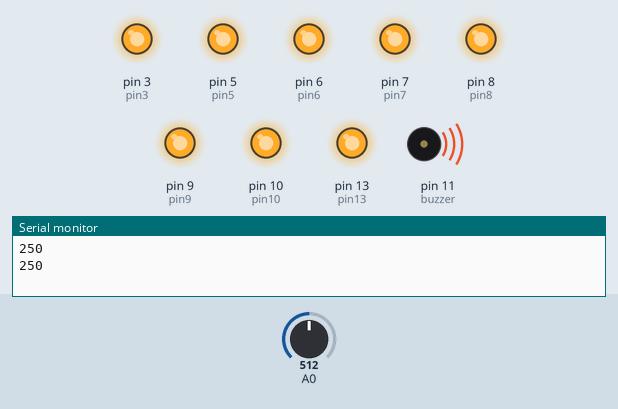
Recording of a sketch running on a simulated Arduino Uno, built with avr-gcc and run on an emulated ATmega328P. Parts: output pins drawn as LEDs (lit = HIGH), buzzer (waves = sounding), the last lines printed to the serial monitor. The test bench sets the inputs (shaded band); at power-on: A0 = 512.

Above: at 1.8 s.
1.9 s: A0 set to 119
4.2 s: A0 set to 112
At 6.9 s:
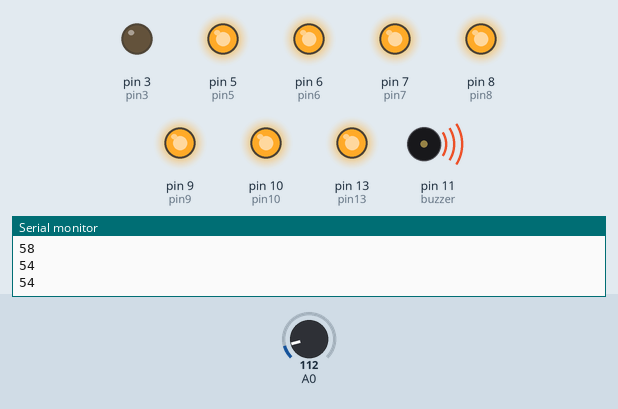
7.5 s: A0 set to 45
At 11.2 s:
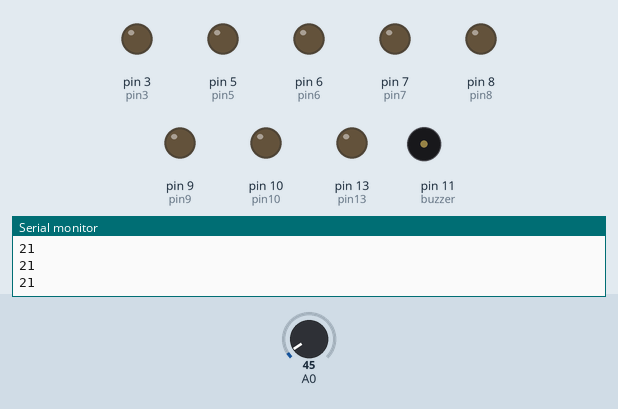
11.5 s: A0 set to 52
At 13.5 s:
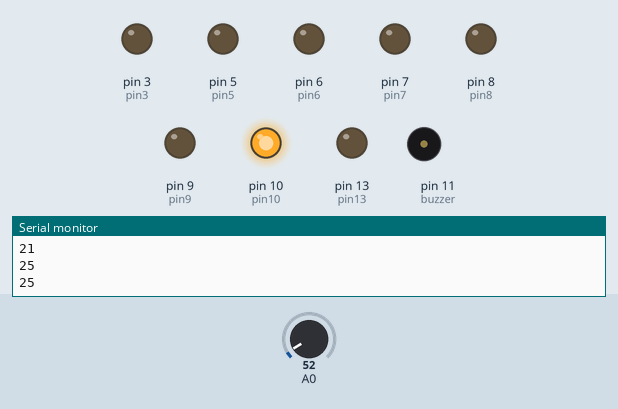
14.5 s: A0 set to 35
At 17.1 s:
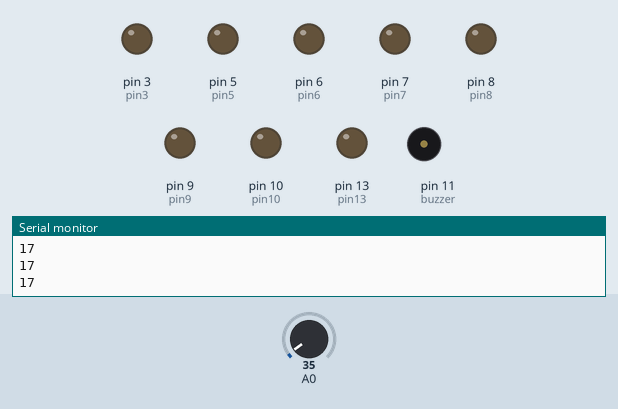
17.5 s: A0 set to 55
At 19.4 s:
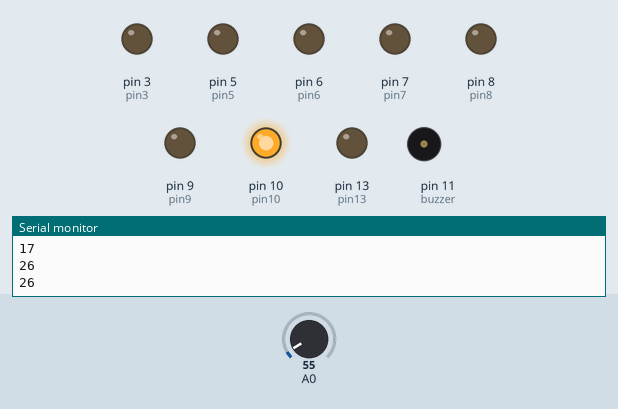
Timing chart, 0 to 20.9 s (numbered marks = the images above; inputs shaded):
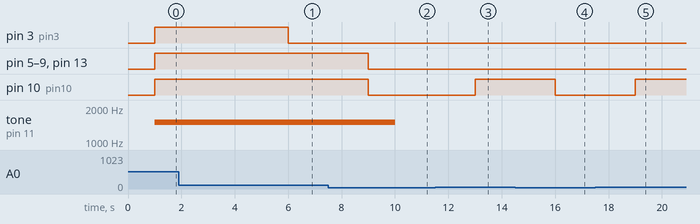

Measured:
- the behaviour switches between 113 and 112 on A0 (found by bisection; images 0 and 1)
- the behaviour switches between 47 and 48 on A0 (found by bisection; images 2 and 3)
- after the input at 4.2 s, pin 3 (pin3): HIGH → LOW after 1.8 s
- after the input at 7.5 s, pin 5 (pin5), pin 6 (pin6), pin 7 (pin7), pin 8 (pin8), pin 9 (pin9), pin 10 (pin10), pin 13 (pin13): HIGH → LOW after 1.5 s
- after the input at 11.5 s, pin 10 (pin10): LOW → HIGH after 1.5 s
- after the input at 14.5 s, pin 10 (pin10): HIGH → LOW after 1.5 s
- after the input at 17.5 s, pin 10 (pin10): LOW → HIGH after 1.5 s

The sketch:

fire_alarm_led_bar.ino
```cpp
float tempC;

int pin3 = 3;
int pin13 = 13;
int pin5 = 5;
int pin6 = 6;
int pin7 = 7;
int pin8 = 8;
int pin9 = 9;
int pin10 = 10;
int buzzer = 11;


void setup()
{
  Serial.begin(9600);
  pinMode(pin3 ,OUTPUT);
  pinMode(pin13 ,OUTPUT);
  pinMode(pin5 ,OUTPUT);
  pinMode(pin6 ,OUTPUT);
  pinMode(pin7 ,OUTPUT);
  pinMode(pin8 ,OUTPUT);
  pinMode(pin9 ,OUTPUT);
  pinMode(pin10 ,OUTPUT);
  pinMode(buzzer ,OUTPUT);

}


void loop()
{
  tempC = analogRead(A0);
  tempC = (5.0*tempC*100.0)/1024.0;
  Serial.println((byte)tempC);
  delay(1000);


  if(tempC>=23){digitalWrite(pin10,HIGH);}
  if(tempC>=28){digitalWrite(pin9,HIGH);}
  if(tempC>=35){digitalWrite(pin8,HIGH);}
  if(tempC>=39){digitalWrite(pin7,HIGH);}
  if(tempC>=45){digitalWrite(pin6,HIGH);}
  if(tempC>=47){digitalWrite(pin5,HIGH);}
  if(tempC>=50){digitalWrite(pin13,HIGH);}

  if(tempC>=55)
  {
    digitalWrite(pin3,HIGH);
    tone(11 , 1500 ,5000);
  }

   if(tempC<=23){digitalWrite(pin10,LOW);}
   if(tempC<=33){digitalWrite(pin9,LOW);}
   if(tempC<=35){digitalWrite(pin8,LOW);}
   if(tempC<=39){digitalWrite(pin7,LOW);}
   if(tempC<=45){digitalWrite(pin6,LOW);}
   if(tempC<=47){digitalWrite(pin5,LOW);}
   if(tempC<=50){digitalWrite(pin13,LOW);}
   if(tempC<=55){ digitalWrite(pin3,LOW);}


}
```
